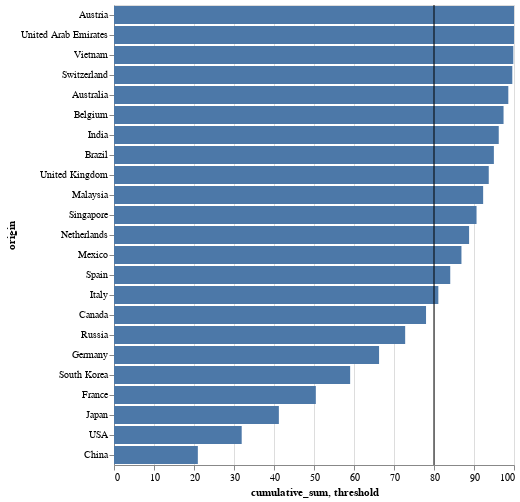

Here is the notebook cell this chart was saved with:
### Markdown cell above
### Una gráfica para agregar claridad

### Code cell
contribucion_80 = pd.DataFrame([{"threshold": 80}])

#its important to reset the index cause group DF dont work
bar_contribucion = alt.Chart(synergy_per_pais_value_porcentual.reset_index()).mark_bar().encode(
    y = alt.Y('origin:O',
             sort = "-x"),
    x = alt.X('cumulative_sum:Q'),
    tooltip=['origin', 'cumulative_sum']
).interactive()

rule_80 = alt.Chart(contribucion_80).mark_rule().encode(
    x='threshold:Q'
)

(bar_contribucion + rule_80)

### Figure 1 — Vega-Lite specification as saved in the notebook (floating-point values rounded to 4 significant figures)
{"config": {"view": {"continuousWidth": 400, "continuousHeight": 300}}, "layer": [{"data": {"name": "data-53564a162b23f87a60c309fa85f9211c"}, "mark": "bar", "encoding": {"tooltip": [{"type": "nominal", "field": "origin"}, {"type": "quantitative", "field": "cumulative_sum"}], "x": {"type": "quantitative", "field": "cumulative_sum"}, "y": {"type": "ordinal", "field": "origin", "sort": "-x"}}, "selection": {"selector010": {"type": "interval", "bind": "scales", "encodings": ["x", "y"]}}}, {"data": {"name": "data-68a633ac5df49b643aae751924867dba"}, "mark": "rule", "encoding": {"x": {"type": "quantitative", "field": "threshold"}}}], "$schema": "https://vega.github.io/schema/vega-lite/v4.8.1.json", "datasets": {"data-53564a162b23f87a60c309fa85f9211c": [{"origin": "China", "total_value": 20.96, "cumulative_sum": 20.96}, {"origin": "USA", "total_value": 10.96, "cumulative_sum": 31.92}, {"origin": "Japan", "total_value": 9.292, "cumulative_sum": 41.22}, {"origin": "France", "total_value": 9.24, "cumulative_sum": 50.46}, {"origin": "South Korea", "total_value": 8.582, "cumulative_sum": 59.04}, {"origin": "Germany", "total_value": 7.229, "cumulative_sum": 66.27}, {"origin": "Russia", "total_value": 6.525, "cumulative_sum": 72.79}, {"origin": "Canada", "total_value": 5.217, "cumulative_sum": 78.01}, {"origin": "Italy", "total_value": 3.076, "cumulative_sum": 81.09}, {"origin": "Spain", "total_value": 2.976, "cumulative_sum": 84.06}, {"origin": "Mexico", "total_value": 2.801, "cumulative_sum": 86.86}, {"origin": "Netherlands", "total_value": 1.91, "cumulative_sum": 88.77}, {"origin": "Singapore", "total_value": 1.863, "cumulative_sum": 90.64}, {"origin": "Malaysia", "total_value": 1.651, "cumulative_sum": 92.29}, {"origin": "United Kingdom", "total_value": 1.403, "cumulative_sum": 93.69}, {"origin": "Brazil", "total_value": 1.281, "cumulative_sum": 94.97}, {"origin": "India", "total_value": 1.217, "cumulative_sum": 96.19}, {"origin": "Belgium", "total_value": 1.2, "cumulative_sum": 97.39}, {"origin": "Australia", "total_value": 1.192, "cumulative_sum": 98.58}, {"origin": "Switzerland", "total_value": 0.9986, "cumulative_sum": 99.58}, {"origin": "Vietnam", "total_value": 0.2504, "cumulative_sum": 99.83}, {"origin": "United Arab Emirates", "total_value": 0.172, "cumulative_sum": 100.0}, {"origin": "Austria", "total_value": 0.0005355, "cumulative_sum": 100.0}], "data-68a633ac5df49b643aae751924867dba": [{"threshold": 80}]}}
